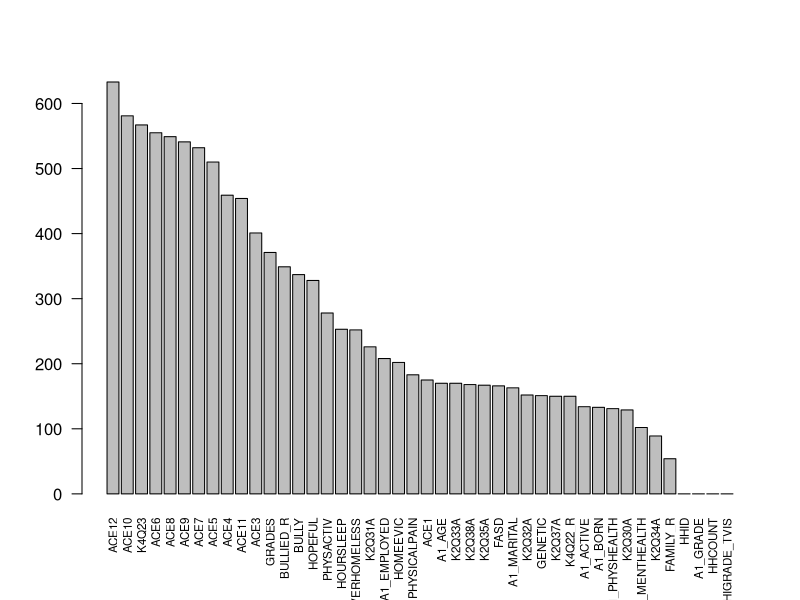

The R script that drew this image:
## ---- chunk 1
nsch_df <- read.csv("data/nsch.csv")
missing_df <- nsch_df[apply(is.na(nsch_df), 1, any), ]
dim(nsch_df)
dim(missing_df)
## ---- chunk 2
colSums(is.na(nsch_df)) |>
  sort(decreasing = TRUE) |>
  barplot(cex.names=0.7, las=2)
